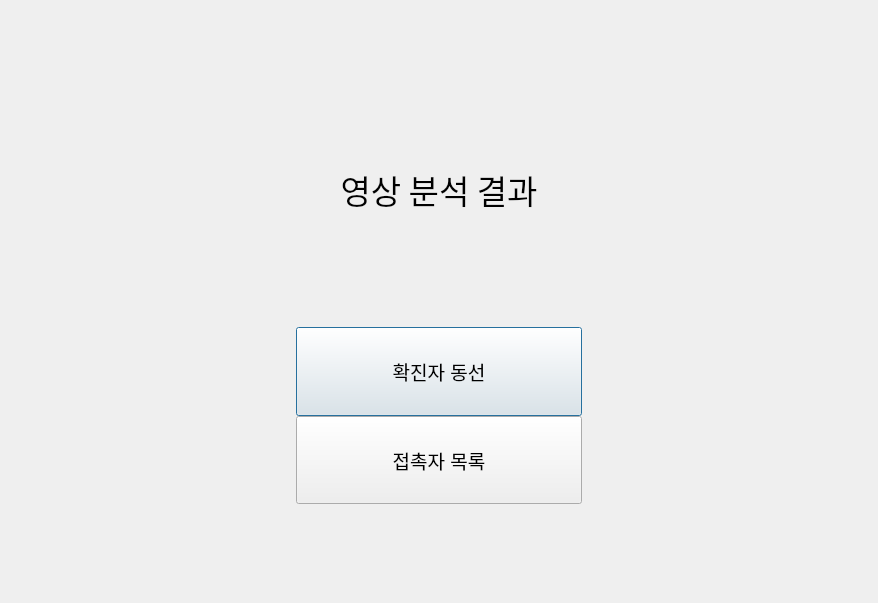
<?xml version="1.0" encoding="UTF-8"?>
<ui version="4.0">
 <class>Dialog</class>
 <widget class="QDialog" name="Dialog">
  <property name="geometry">
   <rect>
    <x>0</x>
    <y>0</y>
    <width>878</width>
    <height>603</height>
   </rect>
  </property>
  <property name="windowTitle">
   <string>Dialog</string>
  </property>
  <layout class="QGridLayout" name="gridLayout" rowstretch="1,1,1,0,2,0,1" columnstretch="1,1,1">
   <item row="6" column="1">
    <spacer name="verticalSpacer_3">
     <property name="orientation">
      <enum>Qt::Vertical</enum>
     </property>
     <property name="sizeHint" stdset="0">
      <size>
       <width>20</width>
       <height>40</height>
      </size>
     </property>
    </spacer>
   </item>
   <item row="0" column="1">
    <spacer name="verticalSpacer_4">
     <property name="orientation">
      <enum>Qt::Vertical</enum>
     </property>
     <property name="sizeHint" stdset="0">
      <size>
       <width>20</width>
       <height>40</height>
      </size>
     </property>
    </spacer>
   </item>
   <item row="4" column="0">
    <spacer name="horizontalSpacer">
     <property name="orientation">
      <enum>Qt::Horizontal</enum>
     </property>
     <property name="sizeHint" stdset="0">
      <size>
       <width>40</width>
       <height>20</height>
      </size>
     </property>
    </spacer>
   </item>
   <item row="4" column="1">
    <layout class="QVBoxLayout" name="verticalLayout" stretch="1,1">
     <property name="spacing">
      <number>0</number>
     </property>
     <item>
      <widget class="QPushButton" name="showRootRsltBtn">
       <property name="sizePolicy">
        <sizepolicy hsizetype="Minimum" vsizetype="Expanding">
         <horstretch>0</horstretch>
         <verstretch>0</verstretch>
        </sizepolicy>
       </property>
       <property name="font">
        <font>
         <pointsize>14</pointsize>
        </font>
       </property>
       <property name="text">
        <string>확진자 동선</string>
       </property>
       <property name="iconSize">
        <size>
         <width>16</width>
         <height>16</height>
        </size>
       </property>
      </widget>
     </item>
     <item>
      <widget class="QPushButton" name="showContactorLstBtn">
       <property name="sizePolicy">
        <sizepolicy hsizetype="Minimum" vsizetype="Expanding">
         <horstretch>0</horstretch>
         <verstretch>0</verstretch>
        </sizepolicy>
       </property>
       <property name="font">
        <font>
         <pointsize>14</pointsize>
        </font>
       </property>
       <property name="text">
        <string>접촉자 목록</string>
       </property>
      </widget>
     </item>
    </layout>
   </item>
   <item row="3" column="1">
    <spacer name="verticalSpacer_2">
     <property name="orientation">
      <enum>Qt::Vertical</enum>
     </property>
     <property name="sizeHint" stdset="0">
      <size>
       <width>20</width>
       <height>40</height>
      </size>
     </property>
    </spacer>
   </item>
   <item row="1" column="1" rowspan="2">
    <widget class="QLabel" name="label">
     <property name="sizePolicy">
      <sizepolicy hsizetype="Preferred" vsizetype="Fixed">
       <horstretch>0</horstretch>
       <verstretch>0</verstretch>
      </sizepolicy>
     </property>
     <property name="font">
      <font>
       <family>-윤고딕310</family>
       <pointsize>25</pointsize>
      </font>
     </property>
     <property name="text">
      <string>영상 분석 결과</string>
     </property>
     <property name="scaledContents">
      <bool>false</bool>
     </property>
     <property name="alignment">
      <set>Qt::AlignCenter</set>
     </property>
     <property name="margin">
      <number>10</number>
     </property>
     <property name="indent">
      <number>-1</number>
     </property>
    </widget>
   </item>
   <item row="4" column="2">
    <spacer name="horizontalSpacer_2">
     <property name="orientation">
      <enum>Qt::Horizontal</enum>
     </property>
     <property name="sizeHint" stdset="0">
      <size>
       <width>40</width>
       <height>20</height>
      </size>
     </property>
    </spacer>
   </item>
  </layout>
 </widget>
 <resources/>
 <connections/>
</ui>
